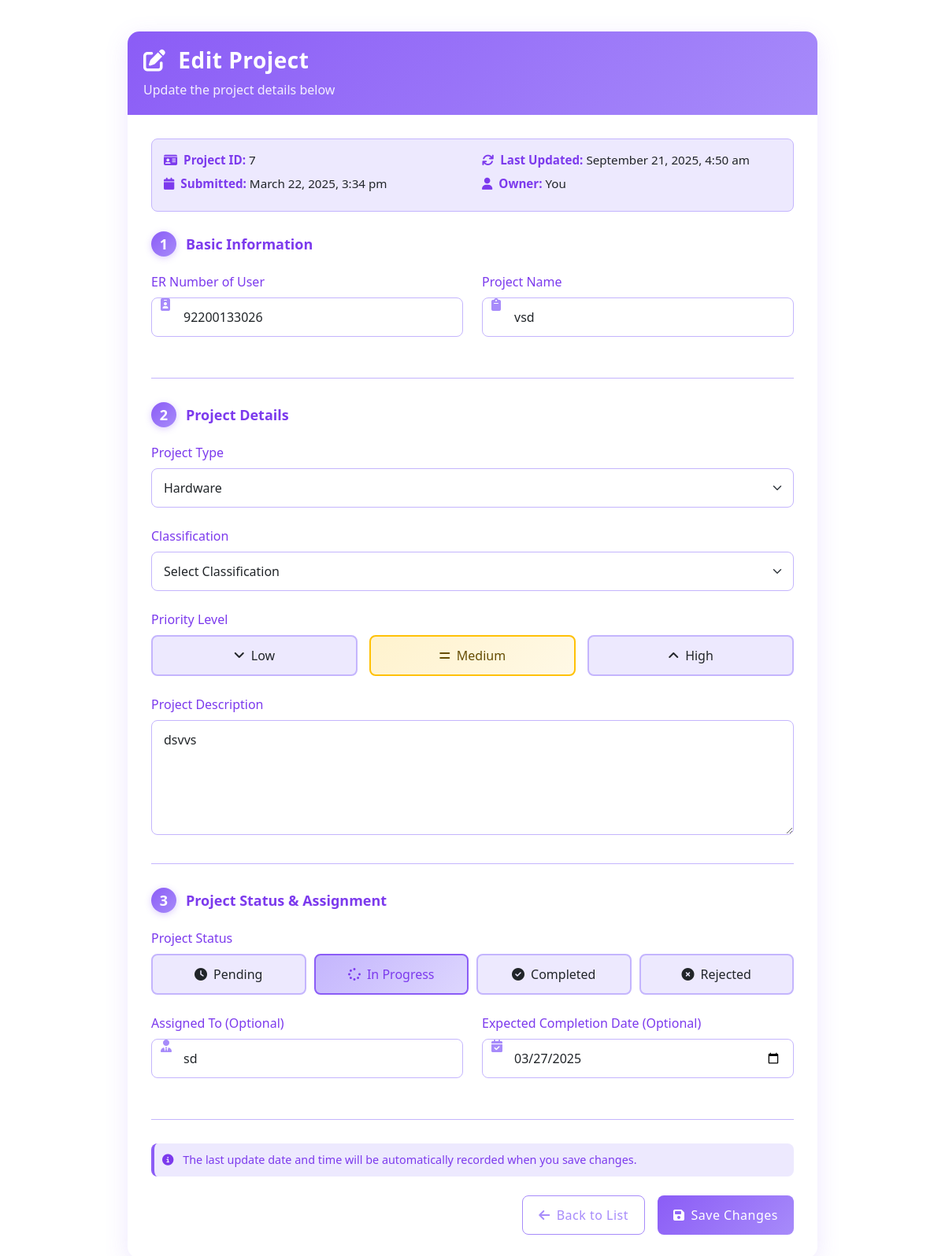
The app's page /user/Blog/edit.php?id=7 (signed in) with its own data.
### tables this page shows
CREATE TABLE `blog` (
                        `id` int(11) NOT NULL,
                        `user_id` int(11) NOT NULL,
                        `er_number` varchar(50) NOT NULL,
                        `project_name` varchar(100) NOT NULL,
                        `project_type` enum('software','hardware') NOT NULL,
                        `classification` varchar(50) NOT NULL,
                        `description` text NOT NULL,
                        `submission_datetime` datetime NOT NULL,
                        `status` enum('pending','in_progress','completed','rejected') DEFAULT 'pending',
                        `priority1` enum('low','medium','high') DEFAULT 'medium',
                        `assigned_to` varchar(100) DEFAULT NULL,
                        `completion_date` date DEFAULT NULL,
                        `created_at` timestamp NULL DEFAULT current_timestamp(),
                        `updated_at` timestamp NULL DEFAULT current_timestamp() ON UPDATE current_timestamp(),
                        `title` varchar(255) DEFAULT NULL,
                        `content` text DEFAULT NULL
);

### user/Blog/edit.php (the view, shortened to what this page needs)
<?php
$current_user_id = $_SESSION['user_id'];
$id = isset($_GET['id']) ? intval($_GET['id']) : 0;
$projectData = null;
if ($id > 0) {
    $servername = "localhost";
    $username = "root";
    $password = "";
    $dbname = "ideanest";
    $conn = new mysqli($servername, $username, $password, $dbname);
    if ($conn->connect_error) {
        $error_message = "Connection failed: " . $conn->connect_error;
    } else {
        $stmt = $conn->prepare("SELECT * FROM blog WHERE id = ? AND user_id = ?");
        $stmt->bind_param("ii", $id, $current_user_id);
        $stmt->execute();
        $result = $stmt->get_result();
        if ($result->num_rows > 0) {
            $projectData = $result->fetch_assoc();
            $erNumber = $projectData['er_number'];
            $projectName = $projectData['project_name'];
            $projectType = $projectData['project_type'];
            $description = $projectData['description'];
            $assignedTo = $projectData['assigned_to'];
            $completionDate = $projectData['completion_date'];
            $submissionDateTime = $projectData['submission_datetime'];
        } else {
            $error_message = "Project not found or you don't have permission to edit this project.";
        }
    }
} else {
    $error_message = "Invalid project ID.";
}
?>
<!DOCTYPE html>
<html lang="en">
<head>
    <link href="https://cdn.jsdelivr.net/npm/bootstrap@5.3.0-alpha1/dist/css/bootstrap.min.css" rel="stylesheet">
    <link rel="stylesheet" href="https://cdnjs.cloudflare.com/ajax/libs/font-awesome/6.1.1/css/all.min.css">
    <link rel="stylesheet" href="../../assets/css/edit_idea.css">
</head>
<body>
<div class="container form-container">
    <?php if ($projectData): ?>
        <div class="card">
            <div class="card-header text-white">
                <h3 class="mb-0"><i class="fas fa-edit me-2"></i> Edit Project</h3>
                <p class="mb-0 mt-2">Update the project details below</p>
            </div>
            <div class="card-body">
                <div class="project-metadata">
                    <div class="row">
                        <div class="col-md-6">
                            <p><span class="label"><i class="fas fa-id-card me-2"></i>Project ID:</span> <?php echo htmlspecialchars($projectData['id']); ?></p>
                            <p><span class="label"><i class="fas fa-calendar me-2"></i>Submitted:</span> <?php echo date('F j, Y, g:i a', strtotime($submissionDateTime)); ?></p>
                        </div>
                        <div class="col-md-6">
                            <?php if (!empty($projectData['updated_at'])): ?>
                                <p><span class="label"><i class="fas fa-sync me-2"></i>Last Updated:</span> <?php echo date('F j, Y, g:i a', strtotime($projectData['updated_at'])); ?></p>
                            <?php endif; ?>
                            <p><span class="label"><i class="fas fa-user me-2"></i>Owner:</span> You</p>
                        </div>
                    </div>
                </div>
                <form method="POST" action="<?php echo htmlspecialchars($_SERVER["PHP_SELF"]) . '?id=' . $id; ?>">
                    <div class="form-section">
                        <div class="form-section-title">
                            <span class="icon-badge">1</span>Basic Information
                        </div>
                        <div class="row mb-3">
                            <div class="col-md-6">
                                <div class="icon-input mb-3">
                                    <i class="fas fa-id-badge"></i>
                                    <label for="erNumber" class="form-label">ER Number of User</label>
                                    <input type="text" class="form-control" id="erNumber" name="erNumber"
                                           value="<?php echo htmlspecialchars($erNumber); ?>"
                                           placeholder="Enter your ER number" required>
                                </div>
                            </div>
                            <div class="col-md-6">
                                <div class="icon-input mb-3">
                                    <i class="fas fa-clipboard"></i>
                                    <label for="projectName" class="form-label">Project Name</label>
                                    <input type="text" class="form-control" id="projectName" name="projectName"
                                           value="<?php echo htmlspecialchars($projectName); ?>"
                                           placeholder="Enter project name" required>
                                </div>
                            </div>
                        </div>
                    </div>
                    <div class="form-section">
                        <div class="form-section-title">
                            <span class="icon-badge">2</span>Project Details
                        </div>
                        <div class="mb-4">
                            <label for="projectType" class="form-label">Project Type</label>
                            <select class="form-select" id="projectType" name="projectType" required
                                    onchange="updateClassifications()">
                                <option value="hardware" <?php echo ($projectType == 'hardware') ? 'selected' : ''; ?>>
                                    Hardware
                                </option>
                            </select>
                        </div>
                        <div class="mb-4" id="classificationsContainer">
                            <label for="classification" class="form-label">Classification</label>
                            <select class="form-select" id="classification" name="classification" required>
                                <option value="">Select Project Type First</option>
                            </select>
                        </div>
                        <div class="mb-4">
                            <label class="form-label">Priority Level</label>
                            <div class="priority1-selector">
                                <label for="priority1-low" class="priority1-low">
                                    <i class="fas fa-angle-down me-2"></i>Low
                                </label>
                                <label for="priority1-medium" class="priority1-medium">
                                    <i class="fas fa-equals me-2"></i>Medium
                                </label>
                                <label for="priority1-high" class="priority1-high">
                                    <i class="fas fa-angle-up me-2"></i>High
                                </label>
                            </div>
                        </div>
                        <div class="mb-3">
                            <label for="description" class="form-label">Project Description</label>
                            <textarea class="form-control" id="description" name="description" rows="5"
                                      placeholder="Provide a detailed description of your project..."
                                      required><?php echo htmlspecialchars($description); ?></textarea>
                        </div>
                    </div>
                    <div class="form-section">
                        <div class="form-section-title">
                            <span class="icon-badge">3</span>Project Status & Assignment
                        </div>
                        <div class="mb-4">
                            <label class="form-label">Project Status</label>
                            <div class="status-selector">
                                <label for="status-pending" class="status-pending">
                                    <i class="fas fa-clock me-2"></i>Pending
                                </label>
                                <label for="status-in-progress" class="status-in-progress">
                                    <i class="fas fa-spinner me-2"></i>In Progress
                                </label>
                                <label for="status-completed" class="status-completed">
                                    <i class="fas fa-check-circle me-2"></i>Completed
                                </label>
                                <label for="status-rejected" class="status-rejected">
                                    <i class="fas fa-times-circle me-2"></i>Rejected
                                </label>
                            </div>
                        </div>
                        <div class="row mb-3">
                            <div class="col-md-6">
                                <div class="icon-input mb-3">
                                    <i class="fas fa-user-tie"></i>
                                    <label for="assignedTo" class="form-label">Assigned To (Optional)</label>
                                    <input type="text" class="form-control" id="assignedTo" name="assignedTo"
                                           value="<?php echo htmlspecialchars($assignedTo ?? ''); ?>"
                                           placeholder="Enter team member's name">
                                </div>
                            </div>
                            <div class="col-md-6">
                                <div class="icon-input mb-3">
                                    <i class="fas fa-calendar-check"></i>
                                    <label for="completionDate" class="form-label">Expected Completion Date (Optional)</label>
                                    <input type="date" class="form-control" id="completionDate" name="completionDate"
                                           value="<?php echo htmlspecialchars($completionDate ?? ''); ?>">
                                </div>
                            </div>
                        </div>
                    </div>
                    <div class="submission-info mb-4">
                        <i class="fas fa-info-circle me-2"></i> The last update date and time will be automatically recorded when you save changes.
                    </div>
                    <div class="d-grid gap-2 d-md-flex justify-content-md-end">
                        <a href="list-project.php" class="btn btn-outline-secondary me-md-2">
                            <i class="fas fa-arrow-left me-2"></i>Back to List
                        </a>
                        <button type="submit" name="update" class="btn btn-primary">
                            <i class="fas fa-save me-2"></i>Save Changes
                        </button>
                    </div>
                </form>
            </div>
        </div>
    <?php endif; ?>
</div>
</body>
</html>

### assets/css/edit_idea.css (style rules this page uses)
:root { --primary-color: #8B5CF6;--secondary-color: #A78BFA;--success-color: #4cc9f0;--light-color: #f8f9fa;--dark-color: #212529; --primary-purple: #8B5CF6;--secondary-purple: #A78BFA;--dark-purple: #7C3AED;--light-purple: #C4B5FD;--extra-light-purple: #EDE9FE;--purple-gradient: linear-gradient(135deg, #8B5CF6 0%, #A78BFA 100%);--purple-gradient-dark: linear-gradient(135deg, #7C3AED 0%, #8B5CF6 100%);--purple-gradient-light: linear-gradient(135deg, #C4B5FD 0%, #DDD6FE 100%); }
body { font-family: 'Segoe UI', Tahoma, Geneva, Verdana, sans-serif; }
.form-container { max-width: 900px;margin: 40px auto; }
.card { border: none;border-radius: 15px;box-shadow: 0 8px 30px rgba(139, 92, 246, 0.15);overflow: hidden;background: white; }
.card-header { background: var(--purple-gradient);padding: 20px;border-bottom: none; }
.card-header h3 { font-weight: 600;letter-spacing: 0.5px; }
.card-body { padding: 30px; }
.form-label { font-weight: 500;color: var(--dark-purple);margin-bottom: 8px; }
.form-control, .form-select { border-radius: 8px;padding: 12px 15px;border: 1px solid var(--light-purple);font-size: 16px;transition: all 0.3s; }
.btn-primary { background: var(--purple-gradient);border: none;padding: 12px 20px;font-weight: 500;letter-spacing: 0.5px;border-radius: 8px;transition: all 0.3s; }
.btn-outline-secondary { border-color: var(--secondary-purple);color: var(--secondary-purple);background-color: transparent;padding: 12px 20px;font-weight: 500;letter-spacing: 0.5px;border-radius: 8px; }
.submission-info { font-size: 0.9rem;color: var(--dark-purple);padding: 10px;background-color: var(--extra-light-purple);border-radius: 8px;margin-bottom: 20px;border-left: 4px solid var(--primary-purple); }
.priority1-selector { display: flex;gap: 15px;margin-bottom: 20px; }
.priority1-selector label { flex: 1;text-align: center;padding: 12px;border-radius: 8px;cursor: pointer;font-weight: 500;transition: all 0.2s;border: 2px solid var(--light-purple);background-color: var(--extra-light-purple); }
.priority1-selector input[type="radio"]:checked + label.priority1-medium { background: linear-gradient(135deg, rgba(255, 193, 7, 0.2), rgba(255, 193, 7, 0.1));border-color: #ffc107;color: #664d03; }
.status-selector { display: flex;flex-wrap: wrap;gap: 10px;margin-bottom: 20px; }
.status-selector label { flex: 1;min-width: 120px;text-align: center;padding: 12px;border-radius: 8px;cursor: pointer;font-weight: 500;transition: all 0.2s;border: 2px solid var(--light-purple);background-color: var(--extra-light-purple); }
.status-selector input[type="radio"]:checked + label.status-in-progress { background: var(--purple-gradient-light);border-color: var(--primary-purple);color: var(--dark-purple); }
.icon-input { position: relative; }
.icon-input i { position: absolute;top: 50%;transform: translateY(-50%);left: 12px;color: var(--secondary-purple); }
.icon-input input { padding-left: 40px; }
.form-section { margin-bottom: 30px;padding-bottom: 20px;border-bottom: 1px solid var(--light-purple); }
.form-section-title { font-size: 18px;font-weight: 600;margin-bottom: 20px;color: var(--dark-purple); }
.icon-badge { display: inline-flex;justify-content: center;align-items: center;width: 32px;height: 32px;border-radius: 50%;background: var(--purple-gradient);color: white;margin-right: 12px;box-shadow: 0 2px 8px rgba(139, 92, 246, 0.3); }
.project-metadata { background: var(--extra-light-purple);border: 1px solid var(--light-purple);border-radius: 8px;padding: 15px;margin-bottom: 25px; }
.project-metadata p { margin-bottom: 8px;font-size: 0.95rem; }
.project-metadata .label { font-weight: 600;color: var(--dark-purple); }
.card-header p { opacity: 0.9; }
.form-control::placeholder { color: var(--secondary-purple);opacity: 0.7; }
.form-select option { color: var(--dark-purple); }

### records on screen
blog: id "7", submission_datetime "March 22, 2025, 3:34 pm", updated_at "September 21, 2025, 4:50 am", erNumber "92200133026", projectName "vsd", projectType "Hardware", description "dsvvs", assignedTo "sd", completionDate "03/27/2025"
